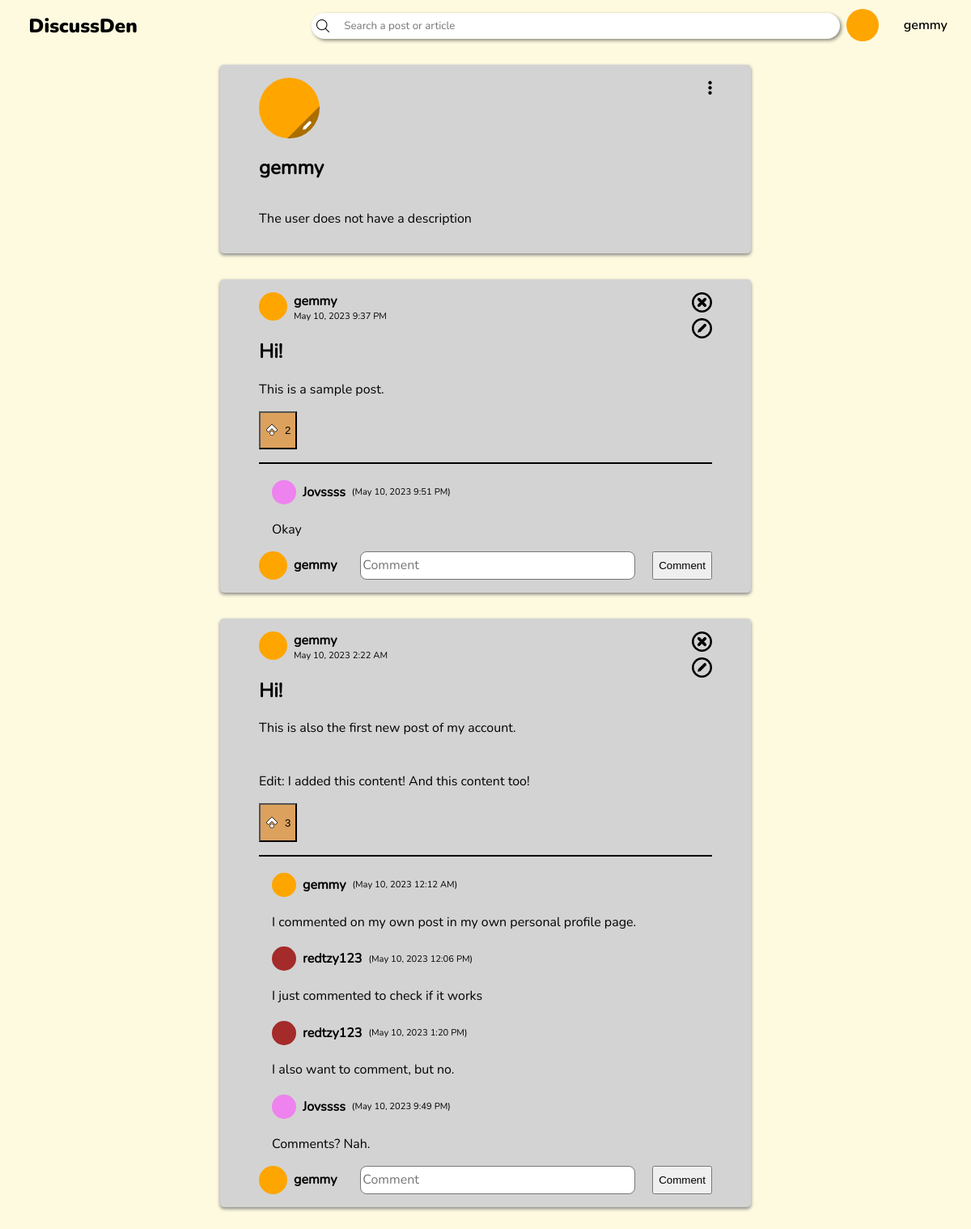
Screenshot of /profile.php (signed in) with the database file from the repository.
### tables this page shows
CREATE TABLE users (user_id INTEGER PRIMARY KEY AUTOINCREMENT, username TEXT UNIQUE NOT NULL, password TEXT NOT NULL, recent_searches, description TEXT DEFAULT "The user does not have a description" NOT NULL, profile_src TEXT DEFAULT black NOT NULL ON CONFLICT REPLACE);

CREATE TABLE posts (id INTEGER PRIMARY KEY AUTOINCREMENT NOT NULL UNIQUE, user_id INTEGER REFERENCES users (user_id) NOT NULL, title TEXT NOT NULL, content TEXT NOT NULL, date, likes);

CREATE TABLE comments (comment_id INTEGER PRIMARY KEY AUTOINCREMENT UNIQUE NOT NULL, post_id INTEGER REFERENCES posts (id) ON DELETE NO ACTION NOT NULL, name TEXT, content TEXT NOT NULL, date);

### profile.php (the view, shortened to what this page needs)
<!DOCTYPE html>
<html lang="en">
<head>
    <link rel="stylesheet" href="header.css">
    <link rel="stylesheet" href="post-boxes.css">
</head>
<body>
    <?php
        include_once "header.php";
        $stmt = $db -> prepare('SELECT * FROM users WHERE username = :user');
        $stmt -> bindParam(':user', $_SESSION['username']);
        $stmt -> execute();
        $user = $stmt -> fetch(PDO::FETCH_ASSOC);
        $user_id = $user['user_id'];
        $user_description = $user['description'];
    ?>
    <section class="post-section" style="margin-top:3rem">
        <div class="post-container">
            <svg width=75 height=75>
                <defs>
                    <clipPath id="circle-clip">
                        <circle cx=50% cy=50% r=50% clip-path="url(#triangle-clip)" />
                    </clipPath>
                    <clipPath id="triangle-clip">
                        <path d="M 75 35 L 75 75 L 35 75" />
                    </clipPath>
                </defs>
                <circle cx=50% cy=50% r=50% fill="<?php echo $user['profile_src']?>" />
                <foreignObject x=0 y=0 width=100% height=100% clip-path="url(#circle-clip)" >
                    <button style="width:100%;height:100%;background-color:#0005;" id="modify_profile"></button>
                    </foreignObject>
                    <g transform="rotate(45 12.5 12.5) translate(66 0)" style="cursor:pointer">
                        <rect x=10.625 y=5.5 width=3.75 height=12.5 ry=1.75 fill=white stroke=none />
                        <path d="M 10.5 15 L 12.5 20 L 14.5 15 Z" fill=white />
                    </g>
            </svg>
            <h2 class="username"><?php echo $_SESSION['username'] ?></h2>
            <p><?php echo $user_description?></p>
            <svg width=5 height=25 id="option-btn" tabindex=1>
                <circle cx=50% cy=25% r=12% fill=black />
                <circle cx=50% cy=50% r=12% fill=black />
                <circle cx=50% cy=75% r=12% fill=black />
            </svg>
        </div>
        <?php
        $stmt = $db -> prepare('SELECT * FROM posts WHERE user_id = :user');
        $stmt -> bindParam(':user', $user_id);
        $stmt -> execute();
        $posts = $stmt -> fetchAll(PDO::FETCH_ASSOC);
        foreach (array_reverse($posts) as $post) {
            $stmt = $db -> prepare('SELECT * FROM users WHERE user_id = :userID');
            $stmt -> bindParam(':userID', $post['user_id'], PDO::PARAM_INT);
            $stmt -> execute();
            $post_user = $stmt -> fetch(PDO::FETCH_ASSOC);
            echo    '<div class="post-container">
                        <div class="post-user">
                            <svg width=35 height=35>
                                <circle cx=17.5 cy=17.5 r=17.5 fill="' . $post_user['profile_src'] . '" />
                            </svg>
                            <h4 class="username">' . $post_user['username'] . '</h4>
                            <p>' . $post['date'] . '</p>
                        </div>
                        <div class="post-content">
                            <h2>' . $post['title'] . '</h2>
                            <p>' . $post['content'] . '</p>';
            if (isset($_SESSION['username'])) {
                echo '<button class="like" data-id="' . $post['id'] . '">';
                if (($likes = json_decode($post['likes'])) !== NULL) {
                    echo '<p class="likes">' . count(json_decode($post['likes'])) . '</p>';
                }
                    echo '<img class="like-state" ';
                        if(!((array_search($_SESSION['username'], json_decode($post['likes']))) === false)) {
                            echo 'src="img/upvote-filled.png"';
                        } else {
                            echo 'src="img/upvote-nofill.png"';
                        }
                    echo '/>
                </button>';
            } else {
                echo '<button disabled>Like</button>';
            }
            echo '
                        <svg width=25 height=25 class="delete-btn">
                            <circle cx=50% cy=50% r=45% stroke=black stroke-width=10% fill="transparent"/>
                            <line x1=35% y1=35% x2=65% y2=65% stroke=black stroke-width=15% stroke-linecap="round" />
                            <line x1=35% y1=65% x2=65% y2=35% stroke=black stroke-width=15% stroke-linecap="round" />
                        </svg>
                        <svg width=25 height=25 class="edit-btn" data-id="' . $post['id'] . '">
                            <circle cx=50% cy=50% r=45% stroke=black stroke-width=10% fill=transparent />
                            <g transform="rotate(45 12.5 12.5)">
                                <rect x=42.5% y=22% width=15% height=50% ry=7% fill=black stroke=none />
                                <path d="M 10.5 17 L 12.5 20 L 14.5 17 Z"/>
                            </g>
                        </svg>
                        <div class="delete-confirm">
                            <h3 class="username">Are you sure you want to delete this post?</h3>
                            <div>
                                <button class="yes-btn" onclick="delete_post(' . $post['id'] . ')">Yes</button>
                                <button class="no-btn" onclick="this.parentElement.parentElement.classList.remove(\'active\')">No</button>
                            </div>
                        </div>
                    </div><hr>';
            $stmt = $db -> prepare('SELECT * FROM comments WHERE post_id = :post_id');
            $stmt -> bindParam(':post_id', $post['id'], PDO::PARAM_INT);
            $stmt -> execute();
            $comments = $stmt -> fetchAll(PDO::FETCH_ASSOC);
            foreach ($comments as $comment) {
                $stmt = $db -> prepare('SELECT * FROM users WHERE username = :user');
                $stmt -> bindParam(':user', $comment['name'], PDO::PARAM_STR);
                $stmt -> execute();
                $comment_user = $stmt -> fetch(PDO::FETCH_ASSOC);
                $user_id = $comment_user['user_id'];
                echo    '<div class="comment-container">
                            <div>
                                <svg width=30 height=30>
                                    <circle cx=50% cy=50% r=50% fill="' . $comment_user['profile_src'] . '" />
                                </svg>';
                                if ($post['user_id'] !== $user_id) echo '<a href="profile-visit.php?user_id=' . $user_id . '">';
                                echo '<h4 class="username">' . $comment['name'] . '</h4>';
                                if ($post['user_id'] !== $user_id) echo '</a>';
                                echo '<p>(' . $comment['date'] . ')</p>
                            </div>
                            <p>' . $comment['content'] . '</p>
                        </div>';
            }
            echo '
                    <form class="comment-box">
                        <input type="hidden" name="post_id" value="' . $post['id'] . '">
                ';
            if (isset($_SESSION['username'])) {
                echo '
                        <input type="hidden" name="username" value="' . $_SESSION['username'] . '">
                        <div>
                            <svg width=35 height=35>
                                <circle cx=17.5 cy=17.5 r=17.5 fill="' . $post_user['profile_src'] . '" />
                            </svg>
                            <h4 class="username">' . $_SESSION['username'] . '</h4>
                        </div>
                        <textarea name="comment" placeholder="Comment"></textarea>
                        <input type="submit" value="Comment">
                        ';
            } else {
                echo '
                        <input type="hidden" name="username" value="Anonymous">
            '; }
            echo '</form></div>';
        }
    ?>
    </section>
</body>
</html>

### header.css (style rules this page uses)
body { --dark-color-1: #283618; --dark-color-2: #606c38; --medium-color: #bc6c25; --light-color-1: #dda15e; --light-color-2: #fefae0; background-color: var(--light-color-2); margin: 0; overflow-y: overlay; }

### post-boxes.css (style rules this page uses)
h4.username { margin: 0; margin-inline: 0.5rem; }
.post-section { width: calc(100% - 30rem); display: flex; flex-direction: column; margin-inline: auto; margin-bottom: 2rem; --dark-color-1: #283618; --dark-color-2: #606c38; --medium-color: #bc6c25; --light-color-1: #dda15e; --light-color-2: #fefae0; }
.post-container { background-color: lightgray; display: flex; flex-direction: column; position: relative; margin: 2rem 2rem 0; padding: 1rem 3rem; border-radius: 0.3rem; box-shadow: 0 2px 4px 0 gray; font-family: nunito-reg; overflow-x: hidden; }
.post-container hr { border: none; width: 100%; height: 2px; background-color: black; margin-block: 1rem; }
.post-user { display: grid; grid-template-rows: auto auto; grid-template-columns: auto auto; width: fit-content; }
.post-user * { grid-column: 2; margin: 0; }
.post-user svg { grid-column: 1; grid-row: 1 / span 2; }
.post-user p { font-size: 0.7rem; margin-left: 0.5rem; }
.post-user a, .comment-container a { text-decoration: none; color: black; }
button.like { display: flex; flex-direction: row-reverse; align-items: center; column-gap: 0.5rem; background-color: var(--light-color-1); }
img.like-state { max-width: 1rem; }
.comment-container { margin-left: 1rem; }
.comment-container div { display: flex; align-items: center; }
.comment-container div p { font-size: 0.7rem; }
form.comment-box { display: flex; align-items: flex-end; --height: 35px; }
form.comment-box div { display: flex; align-items: center; }
form.comment-box input[type="submit"] { height: var(--height); }
form.comment-box textarea { resize: none; margin-inline: 1.3rem; border-radius: 0.5rem; padding-block: calc(var(--height) / 7); flex-grow: 1; box-sizing: border-box; overflow-y: hidden; height: var(--height); min-height: var(--height); font-family: nunito-reg; font-size: 1rem; }
.delete-btn, .edit-btn, .exit-btn, #option-btn { position: absolute; top: 1rem; right: 3rem; cursor: pointer; }
.edit-btn { top: 3rem; }
#modify_profile { font-family: nunito-reg; font-size: 0.8rem; border: none; cursor: pointer; }

### rows the page displays
users: description "The user does not have a description"
posts: user.username "gemmy", date "May 10, 2023 9:37 PM", title "Hi!", content "This is a sample post.", likes "2"
comments: name "Jovssss", date "May 10, 2023 9:51 PM", content "Okay"
posts: user.username "gemmy", date "May 10, 2023 2:22 AM", title "Hi!", content "This is also the first new post of my account. Edit: I added this content! And this content too!", likes "3"
comments: name "gemmy", date "May 10, 2023 12:12 AM", content "I commented on my own post in my own personal profile page."
comments: name "redtzy123", date "May 10, 2023 12:06 PM", content "I just commented to check if it works"
comments: name "redtzy123", date "May 10, 2023 1:20 PM", content "I also want to comment, but no."
comments: name "Jovssss", date "May 10, 2023 9:49 PM", content "Comments? Nah."

### other values shown
$_SESSION['username'] "gemmy"
